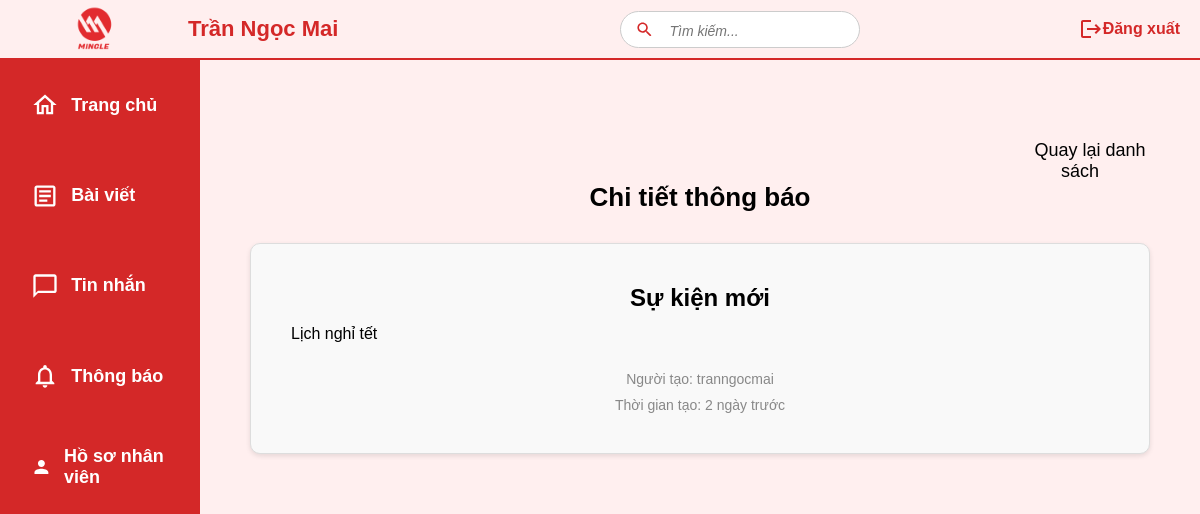
The app's page /notifications/11/ (signed in) with its own data.
### mxh/models.py (models this page shows, shortened)
class Notification(models.Model): # thông báo về tin tức sự kiện
    title = models.CharField(max_length=255)
    content = models.TextField()
    created_at = models.DateTimeField(auto_now_add=True)
    user = models.ForeignKey(User, on_delete=models.CASCADE, related_name='notifications')

### mxh/views.py (the view)
# urls.py: path('notifications/<int:pk>/', notification_detail, name='notification_detail'),
@never_cache
@login_required
def notification_detail(request, pk):
   notification = get_object_or_404(Notification, pk=pk)
   time_diff = now() - notification.created_at
   if time_diff.days > 2:
       notification.time_display = notification.created_at.strftime("%d/%m/%Y")
   elif time_diff.days >= 1:
       notification.time_display = f"{time_diff.days} ngày trước"
   elif time_diff.seconds >= 3600:
       notification.time_display = f"{time_diff.seconds // 3600} giờ trước"
   else:
       notification.time_display = f"{time_diff.seconds // 60} phút trước"
   return render(request, 'detail.html', {'notification': notification})

### mxh/templates/detail.html (shortened to what this page needs)
{% extends 'base.html' %}
{% block content %}
<div class="container">
        <div class="back-button">
        <a href="{% url 'notification_list' %}">Quay lại danh sách</a>
    </div>
    <h1>Chi tiết thông báo</h1>
    <div class="notification-detail">
        <h2>{{ notification.title }}</h2>
        <p>{{ notification.content }}</p>
        {% if user.is_staff %}
            <div class="created-by">Người tạo: {{ notification.user.username }}</div>
        {% endif %}
        <div class="created-at">Thời gian tạo: {{ notification.time_display }}</div>
    </div>
</div>
{% endblock %}

### templates/base.html (shortened to what this page needs)
<!DOCTYPE html>
{% load static %}
<html lang="vi">
<head>
   <link href="https://cdnjs.cloudflare.com/ajax/libs/font-awesome/6.5.1/css/all.min.css" rel="stylesheet">
</head>
<body>
   <nav class="sidebar">
       <a href="{% url 'home' %}" class="nav-item">
           <svg viewBox="0 0 24 24" fill="currentColor">
               <path d="M12 5.69l5 4.5V18h-2v-6H9v6H7v-7.81l5-4.5M12 3L2 12h3v8h6v-6h2v6h6v-8h3L12 3z"/>
           </svg>
           Trang chủ
       </a>
       <a href="{% url 'post' %}" class="nav-item">
           <svg viewBox="0 0 24 24" fill="currentColor">
               <path d="M19 5v14H5V5h14m0-2H5c-1.1 0-2 .9-2 2v14c0 1.1.9 2 2 2h14c1.1 0 2-.9 2-2V5c0-1.1-.9-2-2-2z"/>
               <path d="M14 17H7v-2h7v2zm3-4H7v-2h10v2zm0-4H7V7h10v2z"/>
           </svg>
           Bài viết
       </a>
       <a href="{% url 'message_list' %}" class="nav-item">
           <svg viewBox="0 0 24 24" fill="currentColor">
               <path d="M20 2H4c-1.1 0-2 .9-2 2v18l4-4h14c1.1 0 2-.9 2-2V4c0-1.1-.9-2-2-2zm0 14H6l-2 2V4h16v12z"/>
           </svg>
           Tin nhắn
       </a>
       <a href="{% url 'notification_list' %}" class="nav-item">
           <svg viewBox="0 0 24 24" fill="currentColor">
               <path d="M12 22c1.1 0 2-.9 2-2h-4c0 1.1.9 2 2 2zm6-6v-5c0-3.07-1.63-5.64-4.5-6.32V4c0-.83-.67-1.5-1.5-1.5s-1.5.67-1.5 1.5v.68C7.64 5.36 6 7.92 6 11v5l-2 2v1h16v-1l-2-2zm-2 1H8v-6c0-2.48 1.51-4.5 4-4.5s4 2.02 4 4.5v6z"/>
           </svg>
           Thông báo
       </a>
       <a href="{% url 'employee_list' %}" class="nav-item">
           <svg viewBox="0 0 24 24" fill="currentColor">
               <path d="M12 12c2.21 0 4-1.79 4-4s-1.79-4-4-4-4 1.79-4 4 1.79 4 4 4zm0 2c-2.67 0-8 1.34-8 4v2h16v-2c0-2.66-5.33-4-8-4z"/>
           </svg>
           Hồ sơ nhân viên
       </a>
   </nav>
   <div class="header">
       <div class="logo">
           <img src="{% static 'mxh/logo-mingle.png' %}" />
       </div>
       <div class="name">
           <a href="{% url 'account_settings' %}">
               <span><strong>{{ request.user.first_name }} {{ request.user.last_name }}</strong></span>
           </a>
       </div>
       <div class="search-container">
           <form action="{% url 'search' %}" method="get">
           <svg viewBox="0 0 20 20" fill="currentColor" class="search-icon">
               <path d="M15.5 14h-.79l-.28-.27C15.41 12.59 16 11.11 16 9.5 16 5.91 13.09 3 9.5 3S3 5.91 3 9.5 5.91 16 9.5 16c1.61 0 3.09-.59 4.23-1.57l.27.28v.79l5 4.99L20.49 19l-4.99-5zm-6 0C7.01 14 5 11.99 5 9.5S7.01 5 9.5 5 14 7.01 14 9.5 11.99 14 9.5 14z"/>
           </svg>
           <input type="text" name="q" placeholder="Tìm kiếm...">
           </form>
       </div>
       <div class="logout-container">
           <a href="{% url 'logout' %}" class="nav-item-header">
               <svg width="24" height="24" viewBox="0 0 24 24" fill="currentColor">
                   <path d="M17 7l-1.41 1.41L18.17 11H8v2h10.17l-2.58 2.58L17 17l5-5zM4 5h8V3H4c-1.1 0-2 .9-2 2v14c0 1.1.9 2 2 2h8v-2H4V5z"/>
               </svg>
               <div class="text"><strong>Đăng xuất</strong></div>
           </a>
       </div>
   </div>
   <main class="main-content">
       {% block content %} {% endblock %}
   </main>
</body>
</html>

### records on screen
Notification: title "Sự kiện mới", content "Lịch nghỉ tết", user.username "tranngocmai", time_display "2 ngày trước"

### other values on screen
{{ request.user.first_name }} "Trần"
{{ request.user.last_name }} "Ngọc Mai"
